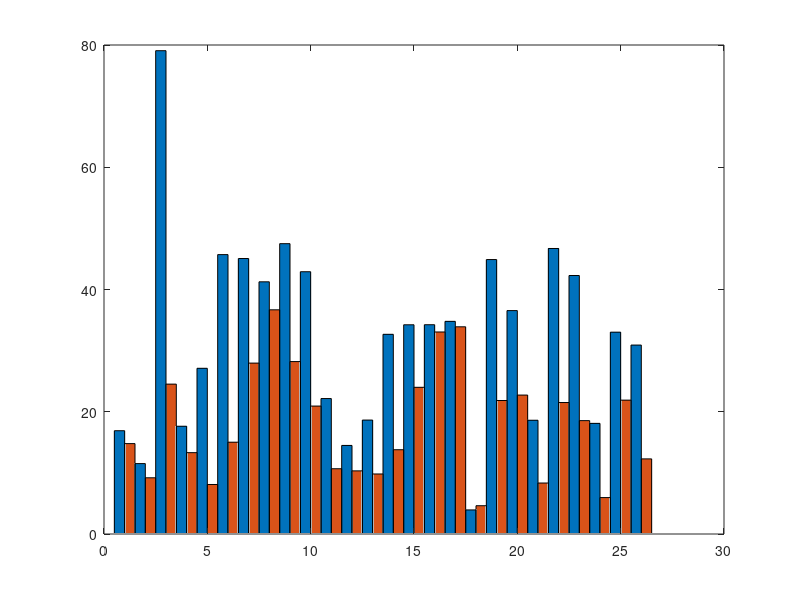

Here is the MATLAB script that generated this plot: (Note: this script raises an error after producing the figure.)


%% 柱状图：时延值计算图 MAPE
% 数据：GCC-PHAT (RMSE值)（交换两列数据）
GCC_PHAT = [
16.9	14.79
11.52	9.2
79.07	24.52
17.63	13.31
27.11	8.1
45.71	15.02
45.07	27.96
41.26	36.68
47.5	28.21
42.91	20.93
22.16	10.68
14.49	10.33
18.64	9.82
32.67	13.79
34.23	24
34.24	33.05
34.79	33.9
3.94	4.63
44.9	21.84
36.55	22.73
18.61	8.34
46.71	21.51
42.29	18.55
18.1	5.96
33.02	21.9
30.91	12.29
];

% 横坐标：1到26
x = 1:26;

% 创建图形窗口并调整大小
figure('Position', [100, 100, 1000, 400]); % 宽1000，高400，成长方形

% 绘制柱状图（按行分组，每个x有两根柱子），增加BarWidth参数
bar_handle = bar(x, GCC_PHAT, 'grouped', 'BarWidth', 1); % 调整柱子宽度

% 交换颜色，使得原始方法在前（蓝色），改进方法在后（红色）
bar_handle(1).FaceColor = [70/255, 130/255, 180/255];  % SteelBlue3 (GCC-PHAT)
bar_handle(2).FaceColor = [205/255, 79/255, 57/255];   % Tomato3 (Improved GCC-PHAT)

% 设置柱状图的轮廓颜色
bar_handle(1).EdgeColor = [0.8, 0.8, 0.8]; % 设置浅灰色轮廓
bar_handle(2).EdgeColor = [0.8, 0.8, 0.8]; % 设置浅灰色轮廓

% 设置图表标题和标签
title('MAPE', 'FontSize', 14, 'FontWeight', 'bold');  % 设置标题字体大小
xlabel('Data(1-26)', 'FontSize', 12);  % 设置横坐标标签字体大小
ylabel('', 'FontSize', 12);  % 设置纵坐标标签字体大小

% 设置纵坐标范围 [0, 100]
ylim([0 100]);

% 设置横坐标范围 [1, 26]
xlim([0.5, 26.5]); % 避免边界数据被截断

% 设置 y 轴刻度
yticks(0:20:100); % 设置 y 轴从 0 到 100，间隔为 20

% 显示图例，并调整位置，设置字体大小
legend({'GCC-PHAT', 'Improved GCC-PHAT'}, 'Location', 'northeast', 'FontSize', 12);  % 设置图例字体大小

% 添加网格，调整样式
grid on;
set(gca, 'GridLineStyle', '--', 'GridColor', [0.5, 0.5, 0.5]);

% 调整纵坐标刻度线的长度，使其变短
set(gca, 'TickLength', [0.004, 0.004]);

% 去除上侧和右侧的刻度
set(gca, 'Box', 'off');  % 去除坐标轴框
set(gca, 'TickDir', 'in');  % 刻度线朝向内侧

% 保存为高分辨率图片
exportgraphics(gcf, 'GCC_PHAT_MAPE_bar.png', 'Resolution', 300);



%% 无
% % 数据：GCC-PHAT (RMSE值)
% GCC_PHAT = [
% 14.79	16.9
% 9.2	11.52
% 24.52	79.07
% 13.31	17.63
% 8.1	27.11
% 15.02	45.71
% 27.96	45.07
% 36.68	41.26
% 28.21	47.5
% 20.93	42.91
% 10.68	22.16
% 10.33	14.49
% 9.82	18.64
% 13.79	32.67
% 24	34.23
% 33.05	34.24
% 33.9	34.79
% 4.63	3.94
% 21.84	44.9
% 22.73	36.55
% 8.34	18.61
% 21.51	46.71
% 18.55	42.29
% 5.96	18.1
% 21.9	33.02
% 12.29	30.91
% ];
% 
% % 横坐标：1到26
% x = 1:26;
% 
% % 创建图形
% figure;
% 
% % 绘制第一列数据（圆圈标记，Tomato3 颜色线条）
% plot(x, GCC_PHAT(:,1), '-o', 'LineWidth', 2, 'MarkerSize', 6, 'Color', [205/255, 79/255, 57/255]); % Tomato3 颜色
% 
% hold on;
% 
% % 绘制第二列数据（方形标记，SteelBlue3 颜色线条）
% plot(x, GCC_PHAT(:,2), '-s', 'LineWidth', 2, 'MarkerSize', 6, 'Color', [79/255, 148/255, 205/255]); % SteelBlue3 颜色
% 
% % 设置图表标题和标签
% title('MAPE', 'FontSize', 14, 'FontWeight', 'bold');
% xlabel('Data(1-26)', 'FontSize', 12); % 横坐标标签
% ylabel('', 'FontSize', 12); % 纵坐标标签
% 
% % 设置纵坐标范围 [0, 1]
% ylim([0 100]);
% 
% % 设置横坐标范围 [1, 26]
% xlim([1, 26]);
% 
% % 不显示图例（去掉图例部分）
% % legend('show', 'Location', 'northeast', 'FontSize', 12); 
% 
% % 添加网格，调整样式
% grid on;
% set(gca, 'GridLineStyle', '--', 'GridColor', [0.5, 0.5, 0.5]);
% 
% % 调整图形的边距
% set(gca, 'LooseInset', get(gca, 'TightInset'));
% 
% % 释放 hold
% hold off;
% 
% % 保存为高分辨率图片
% exportgraphics(gcf, 'GCC_PHAT_MAPE22.png', 'Resolution', 300);
